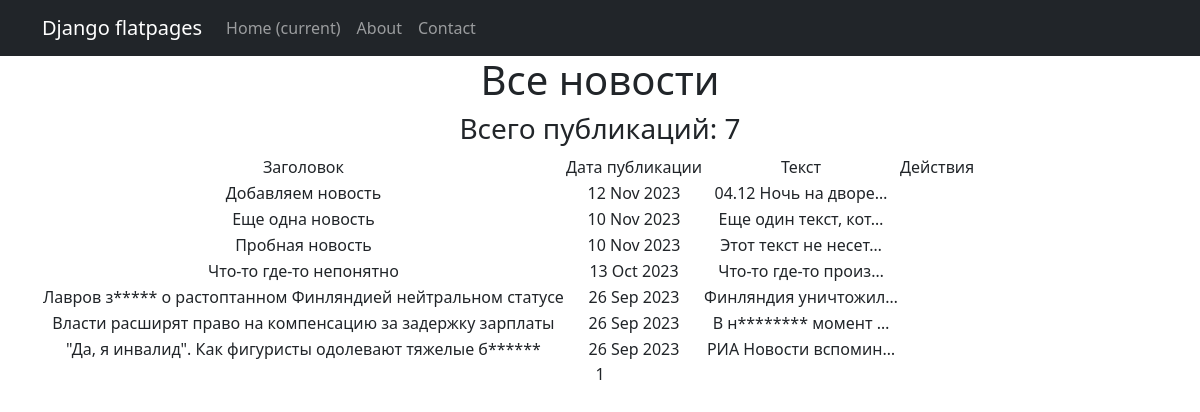
Before: /news/ (signed in) with the older database file.
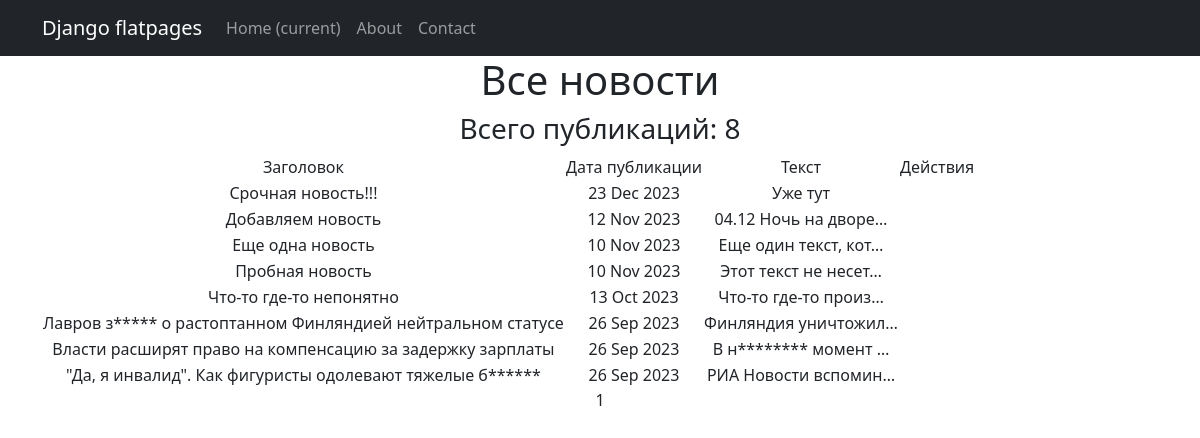
After: the same page with the newer database file.
### NewsPortal/models.py (models this page shows, shortened)
class Post(models.Model):
    NEWS = 'NW'
    ARTICLE = 'AR'
    CATEGORY = [(NEWS, 'Новость'),
                (ARTICLE, 'Статья')
                ]
    category_post = models.CharField(max_length=2, choices=CATEGORY, default=ARTICLE)
    date_time = models.DateTimeField(auto_now_add=True)
    title = models.CharField(max_length=255)
    text = models.TextField()
    rating = models.SmallIntegerField(default=0)
    added_at = models.DateTimeField(auto_now=True)
    author = models.ForeignKey(Author, on_delete=models.CASCADE)
    category = models.ManyToManyField(Category, through='PostCategory', related_name='article')

### NewsPortal/views.py (the view)
# urls.py: path('', PostList.as_view(), name='post_list'),
class PostList(LoginRequiredMixin, ListView):
    raise_exception = False
    model = Post
    ordering = '-date_time'
    template_name = 'news.html'
    context_object_name = 'news'
    paginate_by = 10

### NewsPortal/templatetags/custom_filters.py (called while the page is built)
@register.filter()
def censor(text):
    words = text.split()
    censor_list = []
    for word in words:
        if word.lower() in bad_words:
            censor_word = word[0] + '*' * (len(word) - 1)
            censor_list.append(censor_word)
        else:
            censor_list.append(word)
    return ' '.join(censor_list)

### templates/news.html (shortened to what this page needs)
{% extends 'flatpages/default.html' %}
{% load custom_filters %}
{% block content %}
<h1>Все новости</h1>
<h3> Всего публикаций: {{ news|length}} </h3>
    {% if news %}
        <table>
            <tr>
                <td>Заголовок</td>
                <td>Дата публикации</td>
                <td>Текст</td>
                <td>Действия</td>
            </tr>
            {% for i in news %}
            <tr>
                <td>{{ i.title|censor }}</td>
                <td>{{ i.date_time|date:'d M Y' }}</td>
                <td>{{ i.text|truncatechars:20|censor }}</td>
                <td>
                </td>
            </tr>
            {% endfor %}
        </table>
    {% else %}
        Новостей нет!
    {% endif %}
    {{ page_obj.number }}
{% endblock content %}

Changed rows visible on the page:
added Post: title|censor "Срочная новость!!!", date_time "23 Dec 2023", text|censor "Уже тут"
Other visible differences:
{{ news|length }}: "7" → "8"
